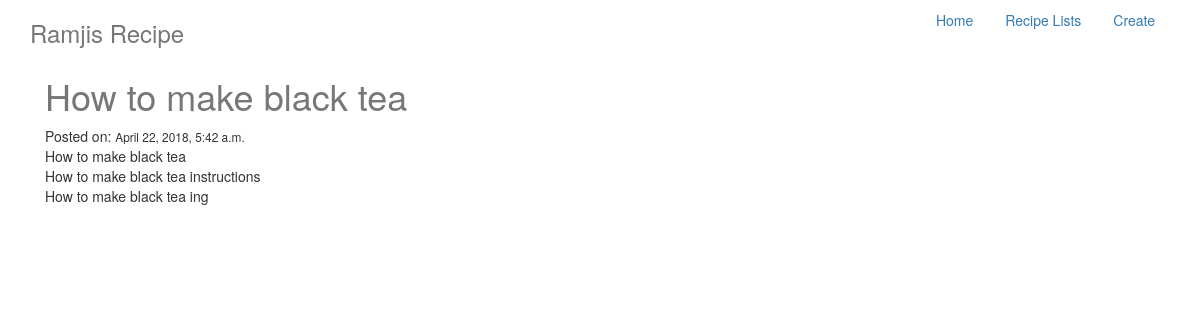
Page /recipes/1/ on the committed database.
### recipes/models.py (models this page shows, shortened)
class Recipe(models.Model):
	recipeName = models.CharField(max_length=240)
	recipeIngredients = models.TextField()
	recipeInstructions = models.TextField()
	updated = models.DateTimeField(auto_now=True,auto_now_add=False)
	timestamp = models.DateTimeField(auto_now=False,auto_now_add=True)

### recipes/views.py (the view)
# urls.py: path('<int:id>/', views.recipe_detail),
def recipe_detail(request, id):
	instance = get_object_or_404(Recipe, id=id)
	context = {
		"title" : instance.recipeName,
		"instance": instance
	}
	return render(request, "recipe_detail.html", context)

### templates/recipe_detail.html (shortened to what this page needs)
{% extends "base.html" %}
{% block content %}
<div class="col-sm-6 ">
	<h1>{{ title }} </h1>
	Posted on: <small>{{instance.timestamp}}</small><br />
	{{ instance.recipeName }} <br />
	{{ instance.recipeInstructions }}<br />
	{{ instance.recipeIngredients }}<br />
</div>
{% endblock content %}

### static/css/base.css (style rules this page uses)
h1 { color: #777; }

### rows in the picture
Recipe: recipeName "How to make black tea", timestamp "April 22, 2018, 5:42 a.m.", recipeInstructions "How to make black tea instructions", recipeIngredients "How to make black tea ing"
